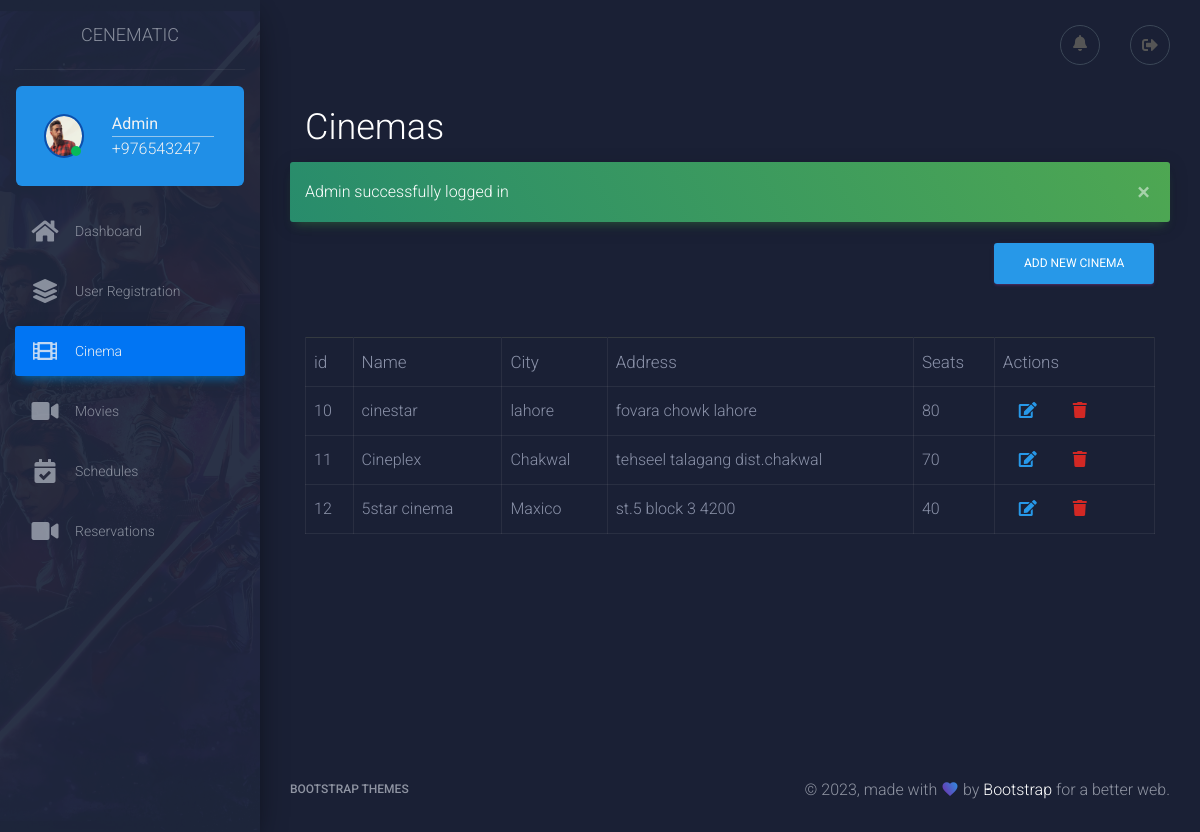
The app's page /admin/cinema.php (signed in) with its own data.
### tables this page shows
CREATE TABLE `cinemas` (
  `id` int(11) NOT NULL,
  `name` text,
  `city` text,
  `address` text,
  `seats` int(100) DEFAULT NULL
);

### admin/cinema.php (the view, shortened to what this page needs)
<?php
include __DIR__."/../db.php";
?>
    <!doctype html>
    <html lang="en">
    <head>
        <link rel="stylesheet" href="https://maxcdn.bootstrapcdn.com/font-awesome/latest/css/font-awesome.min.css">
        <link href="../assets/lib/font-awesome-icons/css/all.min.css" rel="stylesheet" />
        <link href="../assets/css/material-dashboard.css?v=2.1.0" rel="stylesheet" />
        <link href="../assets/css/custom.css" type="text/css" rel="stylesheet" />
    </head>
<body class="dark-edition">
<div class="wrapper ">
    <div class="sidebar" data-color="primary" data-background-color="black" data-image="./../assets/img/sidebar-5.jpg">
        <?php include __DIR__."/layout/partials/sidebar.php";?>
    </div>
    <div class="main-panel">
        <?php include __DIR__."/layout/partials/header.php";?>
        <div class="content">
            <div class="container-fluid">
                <div class="row mx-0">
                    <div class="col-12 text-white">
                        <h2>Cinemas</h2>
                    </div>
                </div>
                <?php
                if(isset($_SESSION['messages'])){
                    $msgs = unserialize($_SESSION['messages']);
                    foreach($msgs as $msg){
                        ?>
                        <p class="alert alert-success alert-dismissible fade show"><?php echo $msg ?>
                            <button type="button" class="close" data-dismiss="alert" aria-label="Close">
                                <span aria-hidden="true">&times;</span>
                            </button></p>
                    <?php }}
                ?>
                <div class="row mx-0">
                    <div class="col-12 text-right">
                        <a href="add-new-cinema.php" class="btn btn-primary">Add New Cinema</a>
                    </div>
                </div>
                <?php
                $sql="SELECT * FROM `cinemas` WHERE EXISTS ( SELECT NULL FROM `seats` JOIN `cinemas` ON seats.cinema_id=cinemas.id)";
                $result=$conn->query($sql);
                    ?>
                <div class="row m-0 mt-5">
                    <div class="col-12">
                        <table class="table table-responsive-sm table-bordered">
                            <thead >
                            <tr class="border-top  border-dark">
                                <th>id</th>
                                <th>Name</th>
                                <th>City</th>
                                <th>Address</th>
                                <th>Seats</th>
                                <th>Actions</th>
                            </tr>
                            </thead>
                        <tbody>
                        <?php
                        while($cinema=$result->fetch_object()){
                       ?>
                            <tr>
                                <td><?php echo $cinema->id ?></td>
                                <td><?php echo $cinema->name ?></td>
                                <td><?php echo $cinema->city ?></td>
                                <td><?php echo $cinema->address ?></td>
                                <td><?php echo $cinema->seats ?></td>
                                <td>
                                    <a href="./edit-cinema.php?id=<?php echo $cinema->id ?>" class="mx-3 text-primary"><i class="fa fa-edit"></i></a>
                                    <a href="#"  class="mx-3 text-danger" data-toggle="modal" data-target="#deleteCinemaModal-<?php echo $cinema->id ?>"><i class="fa fa-trash"></i></a>
                                </td>
                            </tr>
                        <?php
                     }
                        ?>
                        </tbody>
                        </table>
                    </div>
                </div>
            </div>
        </div>
        <?php include __DIR__."/layout/partials/footer.php";?>
    </div>
</div>
</body>
</html>

### records on screen
cinemas: id "10", name "cinestar", city "lahore", address "fovara chowk lahore", seats "80"
cinemas: id "11", name "Cineplex", city "Chakwal", address "tehseel talagang dist.chakwal", seats "70"
cinemas: id "12", name "5star cinema", city "Maxico", address "st.5 block 3 4200", seats "40"

### other values on screen
$admin['name'] "Admin"
$msg "Admin successfully logged in"
